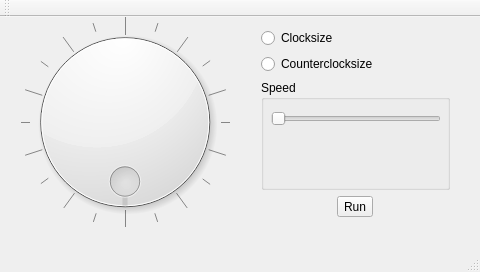
<?xml version="1.0" encoding="UTF-8"?>
<ui version="4.0">
 <class>MainWindow</class>
 <widget class="QMainWindow" name="MainWindow">
  <property name="geometry">
   <rect>
    <x>0</x>
    <y>0</y>
    <width>480</width>
    <height>272</height>
   </rect>
  </property>
  <property name="windowTitle">
   <string>MainWindow</string>
  </property>
  <property name="tabShape">
   <enum>QTabWidget::Rounded</enum>
  </property>
  <widget class="QWidget" name="centralWidget">
   <widget class="QDial" name="dialSACtrlFine">
    <property name="geometry">
     <rect>
      <x>20</x>
      <y>0</y>
      <width>210</width>
      <height>210</height>
     </rect>
    </property>
    <property name="cursor">
     <cursorShape>PointingHandCursor</cursorShape>
    </property>
    <property name="acceptDrops">
     <bool>true</bool>
    </property>
    <property name="autoFillBackground">
     <bool>true</bool>
    </property>
    <property name="maximum">
     <number>20</number>
    </property>
    <property name="pageStep">
     <number>2</number>
    </property>
    <property name="tracking">
     <bool>false</bool>
    </property>
    <property name="wrapping">
     <bool>true</bool>
    </property>
    <property name="notchesVisible">
     <bool>true</bool>
    </property>
   </widget>
   <widget class="QWidget" name="verticalLayoutWidget">
    <property name="geometry">
     <rect>
      <x>250</x>
      <y>0</y>
      <width>211</width>
      <height>211</height>
     </rect>
    </property>
    <layout class="QVBoxLayout" name="verticalLayout">
     <item>
      <layout class="QVBoxLayout" name="verticalLayout_2">
       <item>
        <widget class="QRadioButton" name="radioButton_clock">
         <property name="text">
          <string>Clocksize</string>
         </property>
        </widget>
       </item>
       <item>
        <widget class="QRadioButton" name="radioButton_counterclock">
         <property name="text">
          <string>Counterclocksize</string>
         </property>
        </widget>
       </item>
      </layout>
     </item>
     <item>
      <widget class="QGroupBox" name="groupBox">
       <property name="title">
        <string>Speed</string>
       </property>
       <widget class="QSlider" name="horizontalSlider_speed">
        <property name="geometry">
         <rect>
          <x>10</x>
          <y>30</y>
          <width>170</width>
          <height>18</height>
         </rect>
        </property>
        <property name="orientation">
         <enum>Qt::Horizontal</enum>
        </property>
       </widget>
      </widget>
     </item>
     <item>
      <layout class="QHBoxLayout" name="horizontalLayout">
       <item>
        <widget class="QToolButton" name="toolButton_run">
         <property name="text">
          <string>Run</string>
         </property>
        </widget>
       </item>
      </layout>
     </item>
    </layout>
   </widget>
  </widget>
  <widget class="QMenuBar" name="menuBar">
   <property name="geometry">
    <rect>
     <x>0</x>
     <y>0</y>
     <width>480</width>
     <height>23</height>
    </rect>
   </property>
  </widget>
  <widget class="QToolBar" name="mainToolBar">
   <attribute name="toolBarArea">
    <enum>TopToolBarArea</enum>
   </attribute>
   <attribute name="toolBarBreak">
    <bool>false</bool>
   </attribute>
  </widget>
  <widget class="QStatusBar" name="statusBar"/>
 </widget>
 <layoutdefault spacing="6" margin="11"/>
 <resources/>
 <connections/>
</ui>
